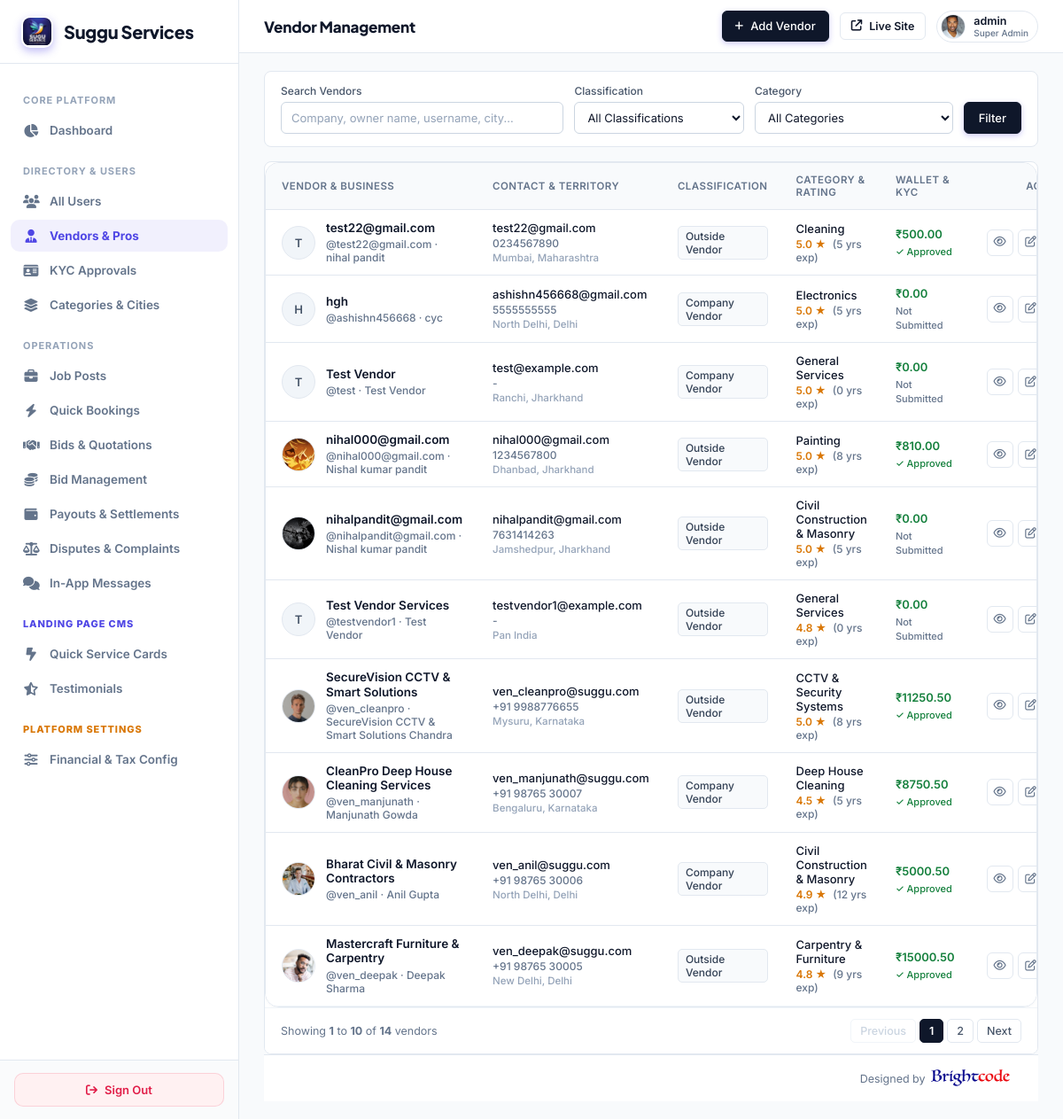
Page /super-admin/vendors/ (signed in) on the earlier database version.
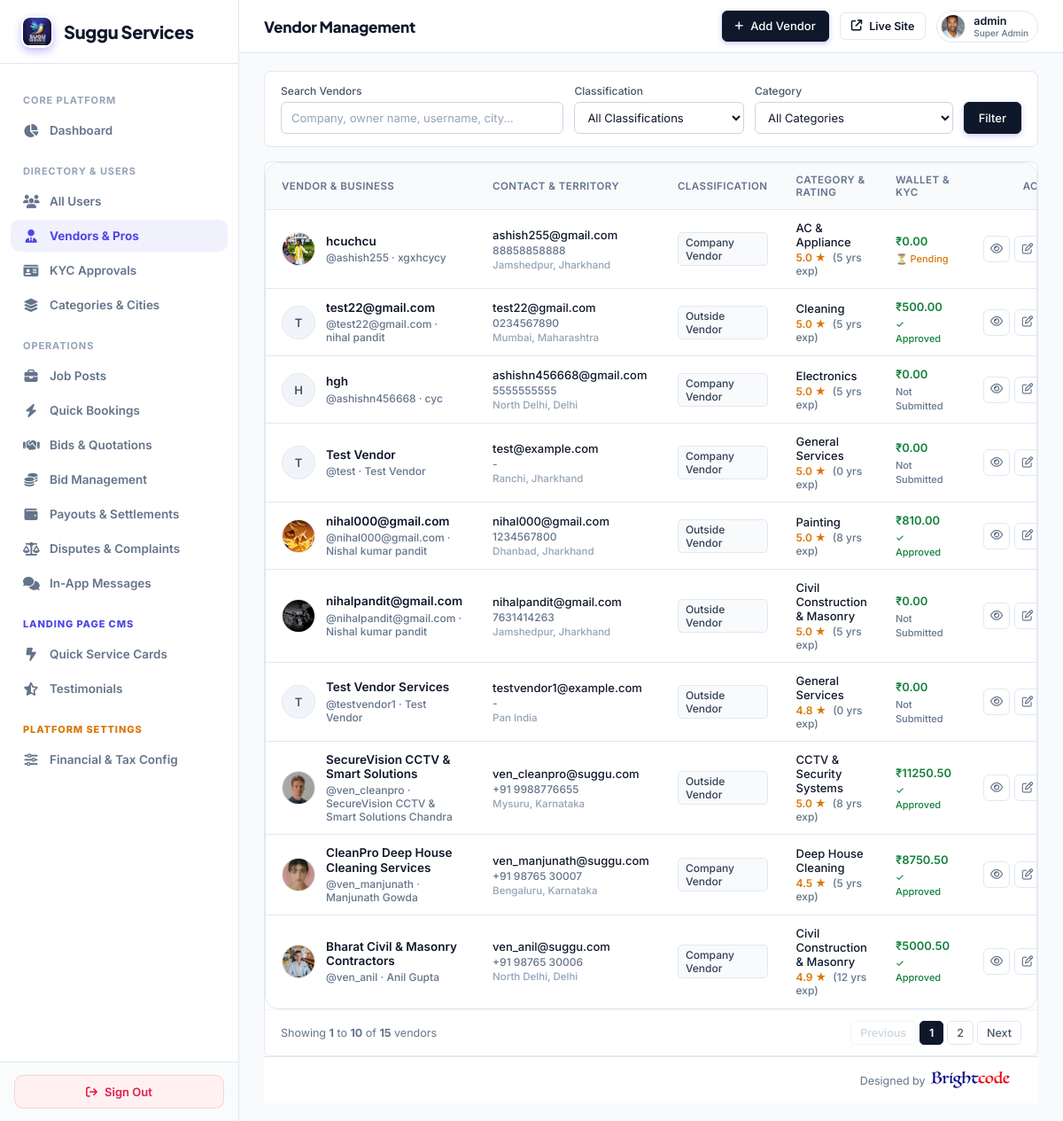
Same page on the later database version.
### myapp/models.py (models this page shows, shortened)
class VendorProfile(models.Model):
    user = models.OneToOneField(CustomUser, on_delete=models.CASCADE, related_name='vendor_profile')
    vendor_code = models.CharField(max_length=50, unique=True, null=True, blank=True)
    mobile = models.CharField(max_length=20, null=True, blank=True)
    company_name = models.CharField(max_length=255, blank=True, null=True)
    category = models.CharField(max_length=100)
    location = models.CharField(max_length=255)
    VENDOR_TYPE_CHOICES = (
        ('vendor', 'Vendor'),
        ('company', 'Company Vendor'),
    )
    vendor_type = models.CharField(max_length=20, choices=VENDOR_TYPE_CHOICES, default='vendor')
    employee_code = models.CharField(max_length=50, null=True, blank=True)
    employee_details = models.TextField(null=True, blank=True)
    dob = models.DateField(null=True, blank=True)
    gender = models.CharField(max_length=20, null=True, blank=True)
    address = models.TextField(null=True, blank=True)
    experience = models.IntegerField(default=0)
    id_proof = models.CharField(max_length=100, null=True, blank=True)
    profile_image = models.ImageField(upload_to='vendor_profiles/', null=True, blank=True)
    about = models.TextField(null=True, blank=True)
    rating = models.DecimalField(max_digits=3, decimal_places=1, default=0.0)
    available_bids = models.IntegerField(default=5)
    registered_date = models.DateTimeField(default=timezone.now)
    def __str__(self):
        return self.company_name or self.user.username

class CustomUser(AbstractUser):
    ROLE_CHOICES = (
        ('ADMIN', 'Admin'),
        ('VENDOR', 'Vendor'),
        ('USER', 'User'),
    )
    role = models.CharField(max_length=20, choices=ROLE_CHOICES, default='USER')
    assigned_state = models.CharField(max_length=100, blank=True, null=True, help_text="Assigned State/Territory for Area Admin")
    assigned_city = models.CharField(max_length=100, blank=True, null=True, help_text="Assigned City (optional) for Area Admin")

class UserProfile(models.Model):
    user = models.OneToOneField(CustomUser, on_delete=models.CASCADE, related_name='user_profile')
    phone_number = models.CharField(max_length=20, blank=True, null=True)
    profile_image = models.ImageField(upload_to='user_profiles/', null=True, blank=True)

class VendorWallet(models.Model):
    vendor = models.OneToOneField(CustomUser, on_delete=models.CASCADE, related_name='wallet')
    available_balance = models.DecimalField(max_digits=12, decimal_places=2, default=0.00)
    total_earned = models.DecimalField(max_digits=12, decimal_places=2, default=0.00)
    total_withdrawn = models.DecimalField(max_digits=12, decimal_places=2, default=0.00)
    updated_at = models.DateTimeField(auto_now=True)
    class Meta:
        verbose_name = "Vendor Wallet"
        verbose_name_plural = "Vendor Wallets"

### myapp/super_admin_views.py (the view, shortened to what this page needs)
# urls.py: path('super-admin/vendors/', super_admin_views.super_admin_vendors, name='super_admin_vendors'),
@sa_required
def super_admin_vendors(request):
    q = request.GET.get('q', '').strip()
    vendor_type = request.GET.get('type', '').strip()
    category = request.GET.get('category', '').strip()
    vendors_qs = VendorProfile.objects.all().select_related(
        'user', 'user__user_profile', 'user__wallet', 'user__kyc_document'
    ).order_by('-registered_date')
    if vendor_type:
        vendors_qs = vendors_qs.filter(vendor_type=vendor_type)
    if category:
        vendors_qs = vendors_qs.filter(category=category)
    categories = Category.objects.all().order_by('name')
    paginator = Paginator(vendors_qs, 10)
    page_num = request.GET.get('page', 1)
    try:
        vendors = paginator.page(page_num)
    except (EmptyPage, PageNotAnInteger):
        vendors = paginator.page(1)
    page_range = paginator.get_elided_page_range(vendors.number, on_each_side=2, on_ends=1)
    return render(request, 'superadmin/vendors.html', {
        'vendors': vendors,
        'page_range': page_range,
        'q': q,
        'vendor_type': vendor_type,
        'category': category,
        'categories': categories,
    })

### myapp/super_admin_views.py (called while the page is built)
def sa_required(view_func):
    from functools import wraps
    @wraps(view_func)
    def wrapper(request, *args, **kwargs):
        if not request.user.is_authenticated or not request.user.is_superuser:
            return redirect(f'{LOGIN_URL}?next={request.path}')
        return view_func(request, *args, **kwargs)
    return wrapper

### templates/superadmin/vendors.html (shortened to what the changed rows need)
{% extends 'superadmin/base.html' %}
{% block content %}
<div style="background: #ffffff; border: 1px solid #e2e8f0; border-radius: 8px; overflow: hidden;">
  <div class="table-container" style="overflow-x: auto;">
    <table style="width: 100%; border-collapse: collapse; text-align: left;">
      <thead>
        <tr style="background: #f8fafc; border-bottom: 1px solid #e2e8f0;">
          <th style="padding: 12px 18px; font-size: 11.5px; font-weight: 600; text-transform: uppercase; letter-spacing: 0.04em; color: #64748b;">Vendor &amp; Business</th>
          <th style="padding: 12px 16px; font-size: 11.5px; font-weight: 600; text-transform: uppercase; letter-spacing: 0.04em; color: #64748b;">Contact &amp; Territory</th>
          <th style="padding: 12px 16px; font-size: 11.5px; font-weight: 600; text-transform: uppercase; letter-spacing: 0.04em; color: #64748b;">Classification</th>
          <th style="padding: 12px 16px; font-size: 11.5px; font-weight: 600; text-transform: uppercase; letter-spacing: 0.04em; color: #64748b;">Category &amp; Rating</th>
          <th style="padding: 12px 16px; font-size: 11.5px; font-weight: 600; text-transform: uppercase; letter-spacing: 0.04em; color: #64748b;">Wallet &amp; KYC</th>
          <th style="padding: 12px 20px; font-size: 11.5px; font-weight: 600; text-transform: uppercase; letter-spacing: 0.04em; color: #64748b; text-align: right;">Actions</th>
        </tr>
      </thead>
      <tbody>
        {% for v in vendors %}
        <tr style="border-bottom: 1px solid #f1f5f9; transition: background 0.1s ease;" onmouseover="this.style.background='#fafbfc'" onmouseout="this.style.background='transparent'">
          <td style="padding: 12px 18px;">
            <div style="display: flex; align-items: center; gap: 12px;">
              {% if v.profile_image %}
                <img src="{{ v.profile_image.url }}" alt="{{ v.company_name|default:v.user.username }}" style="width: 38px; height: 38px; border-radius: 50%; object-fit: cover; flex-shrink: 0; border: 1px solid #e2e8f0;">
              {% elif v.user.user_profile.profile_image %}
                <img src="{{ v.user.user_profile.profile_image.url }}" alt="{{ v.company_name|default:v.user.username }}" style="width: 38px; height: 38px; border-radius: 50%; object-fit: cover; flex-shrink: 0; border: 1px solid #e2e8f0;">
              {% else %}
                <div style="width: 38px; height: 38px; border-radius: 50%; background: #f1f5f9; color: #475569; font-weight: 600; font-size: 13px; display: flex; align-items: center; justify-content: center; flex-shrink: 0; border: 1px solid #e2e8f0;">
                  {{ v.company_name|default:v.user.username|make_list|first|upper }}
                </div>
              {% endif %}
              <div>
                <div onclick="openVendorQuickModal({{ v.id }})" style="font-weight: 600; color: #0f172a; font-size: 13.5px; cursor: pointer; line-height: 1.2;" onmouseover="this.style.textDecoration='underline'" onmouseout="this.style.textDecoration='none'">
                  {{ v.company_name|default:v.user.username }}
                </div>
                <div style="font-size: 12px; color: #64748b; margin-top: 3px;">
                  @{{ v.user.username }}
                  {% if v.user.first_name %} · {{ v.user.first_name }} {{ v.user.last_name }}{% endif %}
                </div>
              </div>
            </div>
          </td>
          <td style="padding: 12px 16px;">
            <div style="color: #0f172a; font-size: 13px; font-weight: 500;">
              {{ v.user.email|default:"-" }}
            </div>
            <div style="font-size: 12px; color: #64748b; margin-top: 2px;">
              {{ v.user.user_profile.phone_number|default:"-" }}
            </div>
            <div style="font-size: 11.5px; color: #94a3b8; margin-top: 2px;">
              {{ v.location|default:"Pan India" }}
            </div>
          </td>
          <td style="padding: 12px 16px;">
            {% if v.vendor_type == 'company' %}
              <span style="display: inline-flex; align-items: center; padding: 3px 8px; border-radius: 5px; font-size: 12px; font-weight: 500; background: #f8fafc; color: #334155; border: 1px solid #e2e8f0;">
                Company Vendor
              </span>
            {% else %}
              <span style="display: inline-flex; align-items: center; padding: 3px 8px; border-radius: 5px; font-size: 12px; font-weight: 500; background: #f8fafc; color: #334155; border: 1px solid #e2e8f0;">
                Outside Vendor
              </span>
            {% endif %}
          </td>
          <td style="padding: 12px 16px;">
            <div style="font-weight: 500; font-size: 13px; color: #0f172a;">{{ v.category }}</div>
            <div style="font-size: 12px; color: #64748b; margin-top: 2px;">
              <span style="color: #d97706; font-weight: 600;">{{ v.rating|default:"5.0" }} ★</span>
              <span style="margin-left: 4px;">({{ v.experience }} yrs exp)</span>
            </div>
          </td>
          <td style="padding: 12px 16px;">
            <div style="font-weight: 600; font-size: 13px; color: #15803d;">
              ₹{{ v.user.wallet.available_balance|default:"0.00" }}
            </div>
            <div style="margin-top: 3px;">
              {% if v.user.kyc_document.status == 'approved' %}
                <span style="font-size: 11px; color: #15803d; font-weight: 500;">✓ Approved</span>
              {% elif v.user.kyc_document.status == 'pending' %}
                <span style="font-size: 11px; color: #d97706; font-weight: 500;">⏳ Pending</span>
              {% else %}
                <span style="font-size: 11px; color: #64748b;">Not Submitted</span>
              {% endif %}
            </div>
          </td>
          <td style="padding: 12px 20px; text-align: right;">
            <div style="display: inline-flex; gap: 5px; align-items: center;">
              <button type="button" onclick="openVendorQuickModal({{ v.id }})" class="action-btn" title="View Details">
                <i class="fa-regular fa-eye"></i>
              </button>
              <a href="{% url 'super_admin_vendor_edit' v.id %}" class="action-btn" title="Edit Vendor">
                <i class="fa-regular fa-pen-to-square"></i>
              </a>
            </div>
          </td>
        </tr>
        {% endfor %}
      </tbody>
    </table>
  </div>
  {% if vendors.has_other_pages %}
  <div style="display: flex; align-items: center; justify-content: space-between; padding: 12px 18px; border-top: 1px solid #f1f5f9; background: #ffffff; font-size: 12.5px; color: #64748b;">
    <div>Showing <strong>{{ vendors.start_index|default:0 }}</strong> to <strong>{{ vendors.end_index|default:0 }}</strong> of <strong>{{ vendors.paginator.count }}</strong> vendors</div>
    <nav style="display: flex; align-items: center; gap: 4px;">
      {% if vendors.has_previous %}
        <a href="?page=1{% if q %}&q={{ q }}{% endif %}{% if vendor_type %}&type={{ vendor_type }}{% endif %}{% if category %}&category={{ category }}{% endif %}" class="page-btn">First</a>
        <a href="?page={{ vendors.previous_page_number }}{% if q %}&q={{ q }}{% endif %}{% if vendor_type %}&type={{ vendor_type }}{% endif %}{% if category %}&category={{ category }}{% endif %}" class="page-btn">Previous</a>
      {% else %}
        <span class="page-btn disabled">Previous</span>
      {% endif %}
      {% for p in page_range %}
        {% if p == vendors.paginator.ELLIPSIS %}
          <span style="padding: 4px 8px; color: #94a3b8;">…</span>
        {% elif p == vendors.number %}
          <span class="page-btn active">{{ p }}</span>
        {% else %}
          <a href="?page={{ p }}{% if q %}&q={{ q }}{% endif %}{% if vendor_type %}&type={{ vendor_type }}{% endif %}{% if category %}&category={{ category }}{% endif %}" class="page-btn">{{ p }}</a>
        {% endif %}
      {% endfor %}
      {% if vendors.has_next %}
        <a href="?page={{ vendors.next_page_number }}{% if q %}&q={{ q }}{% endif %}{% if vendor_type %}&type={{ vendor_type }}{% endif %}{% if category %}&category={{ category }}{% endif %}" class="page-btn">Next</a>
      {% else %}
        <span class="page-btn disabled">Next</span>
      {% endif %}
    </nav>
  </div>
  {% endif %}
</div>
{% endblock %}

Differences in the rows shown:
no longer on this page (row unchanged): VendorProfile: profile_image (picture), company_name "Mastercraft Furniture & Carpentry", user.username "ven_deepak", user.first_name "Deepak", user.last_name "Sharma", user.email "ven_deepak@suggu.com", user.user_profile.phone_number "+91 98765 30005", location "New Delhi, Delhi", vendor_type "Outside Vendor", category "Carpentry & Furniture", rating "4.8", experience "9", user.wallet.available_balance "15000.50", shows "✓ Approved"
added VendorProfile: profile_image (picture), company_name "hcuchcu", user.username "ashish255", user.first_name "xgxhcycy", user.email "ashish255@gmail.com", user.user_profile.phone_number "88858858888", location "Jamshedpur, Jharkhand", vendor_type "Company Vendor", category "AC & Appliance", rating "5.0", experience "5", user.wallet.available_balance "0.00", shows "⏳ Pending"
Other differences:
{{ vendors.paginator.count }}: "14" → "15"
